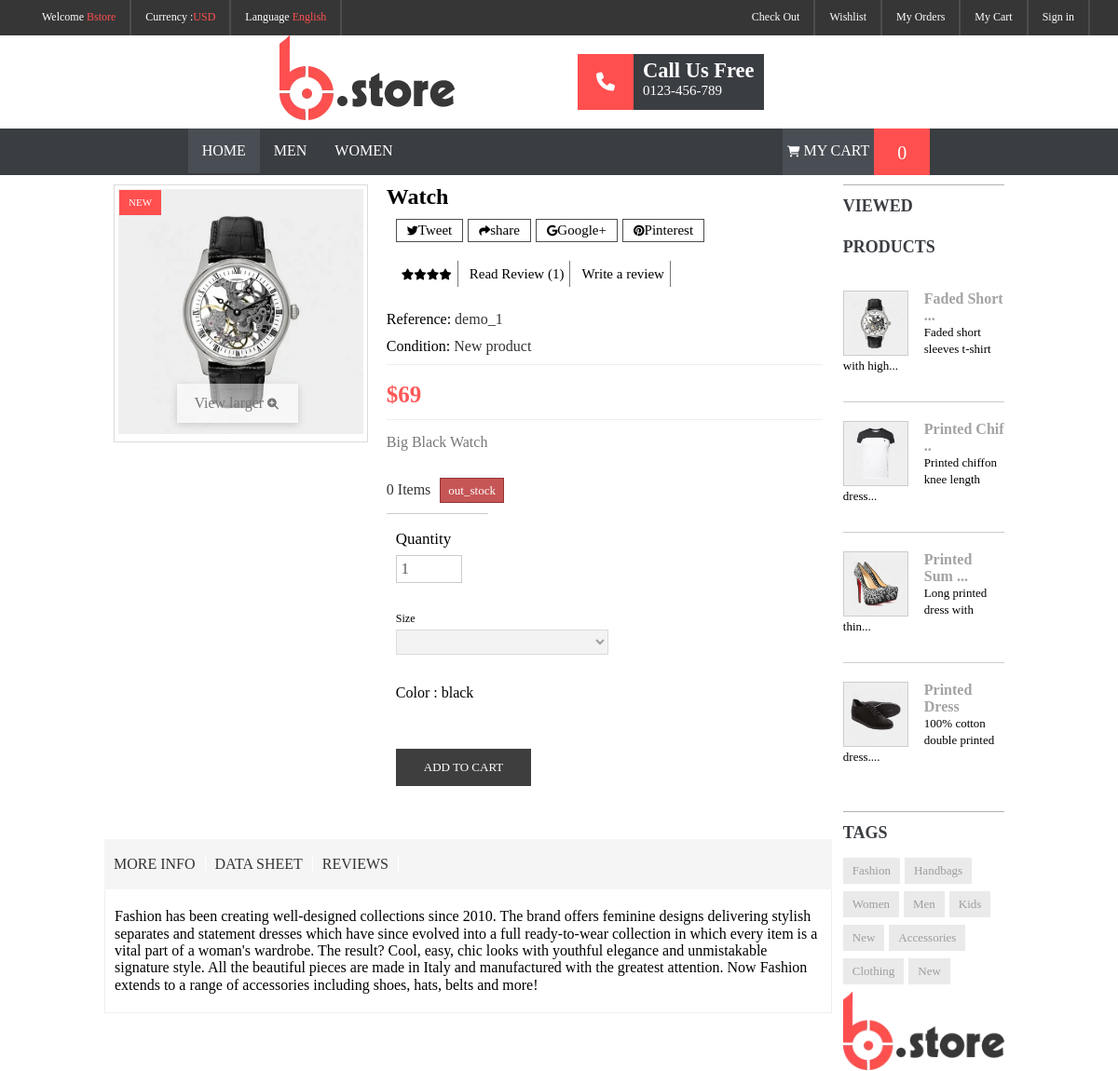
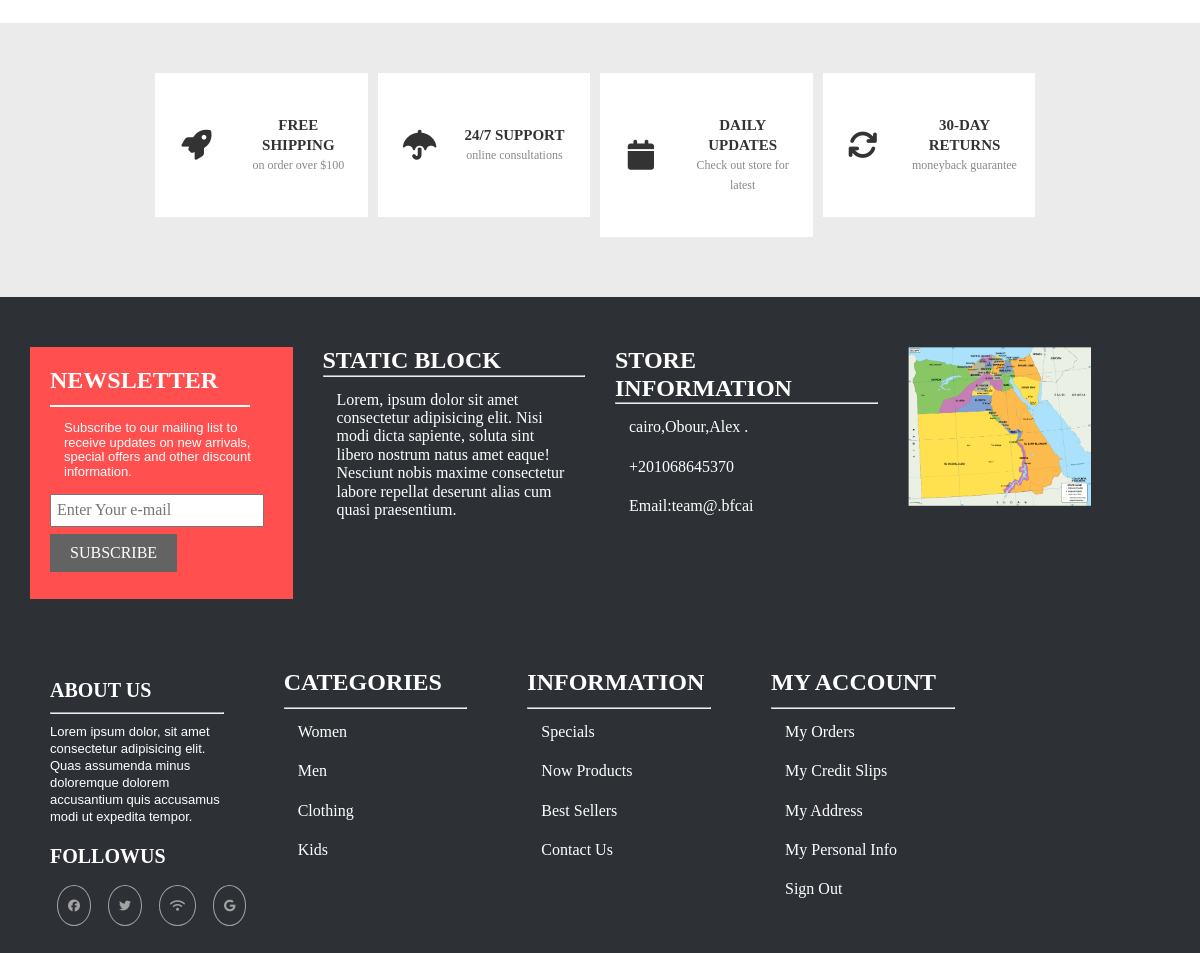
The app's page /sin_pro/single_pro.php?id=16 with its own data (2 pictures, top to bottom).
### tables this page shows
CREATE TABLE `products` (
  `product_id` int NOT NULL,
  `name` varchar(100) NOT NULL,
  `description` varchar(200) NOT NULL,
  `total_qty` int NOT NULL,
  `price` int NOT NULL,
  `color` varchar(50) NOT NULL,
  `image` varchar(150) NOT NULL,
  `category_id` int DEFAULT NULL,
  `small_qty` int NOT NULL,
  `medium_qty` int NOT NULL,
  `large_qty` int NOT NULL,
  `status` varchar(30) NOT NULL
);

### help.php (called while the page is built, shortened)
<?php
class help
{
  private static $conn;
  public function __construct()
  {
    $conn = new Connection();
    self::$conn = $conn->getConnection();
  }
  public function read_by_id($id)
  {
    try {
      $sql = "SELECT * FROM products WHERE product_id = $id";
      $rows = self::$conn->prepare($sql);
      $rows->execute();
      $results = $rows->fetchAll(PDO::FETCH_ASSOC);
      return $results;
    } catch (PDOException $e) {
      echo "Error read by id help function " . $e->getMessage();
    }
  }
}

### Connection.php (called while the page is built, shortened)
<?php
class Connection
{
  private static $conn = null;
  private $host = "localhost";
  private $db = "clothing_store";
  private $username = "root";
  private $password = "";
  public function __construct()
  {
    try {
      self::$conn = new PDO("mysql:host=$this->host;dbname=$this->db", $this->username, $this->password);
      self::$conn->setAttribute(PDO::ATTR_ERRMODE, PDO::ERRMODE_EXCEPTION);
    } catch (PDOException $e) {
      die($e->getMessage());
    }
  }
  public function getConnection()
  {
    return self::$conn;
  }
}

### sin_pro/single_pro.php (the view, shortened to what this page needs)
<?php
require_once "../Connection.php";
require_once "../help.php";
$crud = new help();
if ($_GET)
  $rows = $crud->read_by_id($_GET['id']);
else
  header("location:../homepage/index.php");
$row = $rows[0];
?>
<!DOCTYPE html>
<html lang="en">
<head>
  <link rel="stylesheet" href="css/all.min.css">
  <link rel="stylesheet" href="https://cdnjs.cloudflare.com/ajax/libs/font-awesome/6.5.1/css/all.min.css">
  <link rel="stylesheet" href="css/nrmalize.css">
  <link rel="stylesheet" href="css/master.css?v=<?php echo time(); ?>">
  <link rel="stylesheet" href="../assets/hope.css?v=<?php echo time(); ?>">
</head>
<body>
  <?php require_once "../assets/header.php"; ?>
  <div class="container">
    <div class="page">
      <div class="left">
        <div class="le">
          <div class="s_p_image">
            <img src="<?php echo "../admin_panel/products/" . $row['image']; ?>" alt="single-product-image">
            <a class="new" href="#">new</a>
            <a class="fancybox" href=""><span class="large-btn">View larger <i class="fa fa-search-plus"></i></span></a>
          </div>
        </div>
        <div class="ri">
          <h2 id="h"><?php echo $row['name']; ?></h2>
          <div class="media">
            <ul id="u1">
              <li><a href="#"><i class="fa-brands fa-twitter"></i>Tweet</a></li>
              <li><a href="#"><i class="fa fa-share"></i>share</a></li>
              <li><a href="#"><i class="fa-brands fa-google"></i>Google+</a></li>
              <li><a href="#"><i class="fa-brands fa-pinterest"></i>Pinterest</a></li>
            </ul>
          </div>
          <div class="writeview">
            <ul id="u1">
              <li><a href=""><i class="fa fa-star"></i><i class="fa fa-star"></i><i class="fa fa-star"></i><i
                    class="fa fa-star"></i></a></li>
              <li><a href="#">Read Review (1)</a></li>
              <li><a href="#">Write a review</a></li>
            </ul>
          </div>
          <div class="referance">
            <p>Reference: <span>demo_1</span></p>
            <p>Condition: <span>New product</span></p>
          </div>
          <div class="salary">
            <h2>$<?php echo $row['price']; ?></h2>
          </div>
          <div class="desc">
            <p><?php echo $row['description']; ?></p>
            <div class="sto <?php echo ($row['status'] == "out_stock") ? "out" : ""; ?>">
              <p><?php echo $row['total_qty']; ?> Items<span><?php echo $row['status']; ?></span></p>
            </div>
          </div>
          <div class="quantity">
            <p id="q">Quantity</p>
            <div class="cart_qu">
              <div class="count">
                <input class="area1" id="product-qty" type="number" name="qtybutton" style="width:80%;" min=0
                  max='<?php echo $row['total_qty']; ?>' <?php echo ($row['total_qty']) ? "" : "disabled"; ?> value=1>
              </div>
            </div>
          </div>
          <div class="size">
            <p class="s">Size </p>
            <select name="product-size" id="product-size"
              <?php echo ($row['status'] == "out_stock") ? "disabled" : ""; ?>>
            </select>
          </div>
          <div class="color">
            <p class="c">Color : <?php echo $row['color']; ?></p>
          </div>
          <div class="add-cart">
            <a class="add" id="<?php echo ($row['status'] == "out_stock") ? "" : "addTocart"; ?>"
              title="Add to cart">Add to cart</a>
          </div>
        </div>
        <div class="un_le">
          <ul class="more-info">
            <li class="active"><a href="#" data-bs-toggle="tab">more info</a></li>
            <li class="active"><a href="#" data-bs-toggle="tab">data sheet</a></li>
            <li><a href="#" data-bs-toggle="tab">reviews</a></li>
          </ul>
          <div class="tab-content">
            <p>Fashion has been creating well-designed collections since 2010. The brand
              offers feminine designs delivering stylish separates and statement
              dresses which have since evolved into a full ready-to-wear collection in
              which every item is a vital part of a woman's wardrobe. The result?
              Cool, easy, chic looks with youthful elegance and unmistakable signature
              style. All the beautiful pieces are made in Italy and manufactured with
              the greatest attention. Now Fashion extends to a range of accessories
              including shoes, hats, belts and more!</p>
          </div>
        </div>
      </div>
      <div class="right">
        <div class="first">
          <h2 class="view-pro">Viewed products</h2>
          <ul>
            <li>
              <a class="double" href="#"><img src="../admin_panel/products/1.webp" alt=""></a>
              <div class="r-sidebar-pro-content">
                <h5><a href="#">Faded Short ...</a></h5>
                <p>Faded short sleeves t-shirt with high...</p>
              </div>
            </li>
            <li>
              <a class="double" href="#"><img src="../admin_panel/products/2.webp" alt=""></a>
              <div class="r-sidebar-pro-content">
                <h5><a href="#">Printed Chif ..</a></h5>
                <p>Printed chiffon knee length dress...</p>
              </div>
            </li>
            <li>
              <a class="double" href="#"><img src="../admin_panel/products/3.webp" alt=""></a>
              <div class="r-sidebar-pro-content">
                <h5><a href="#">Printed Sum ...</a></h5>
                <p>Long printed dress with thin...</p>
              </div>
            </li>
            <li>
              <a class="double" href="#"><img src="../admin_panel/products/4.webp" alt=""></a>
              <div class="r-sidebar-pro-content">
                <h5><a href="#">Printed Dress </a></h5>
                <p>100% cotton double printed dress....</p>
              </div>
            </li>
          </ul>
        </div>
        <div class="second">
          <h2 class="view-pro">Tags</h2>
          <div class="tags">
            <a href="#">fashion</a>
            <a href="#">handbags</a>
            <a href="#">women</a>
            <a href="#">men</a>
            <a href="#">kids</a>
            <a href="#">New</a>
            <a href="#">Accessories</a>
            <a href="#">clothing</a>
            <a href="#">New</a>
          </div>
        </div>
        <div class="third">
          <div class="slider-right zoom-img">
            <a href="#"><img class="img-responsive" src="images/logo.webp" alt="sidebar left"></a>
          </div>
        </div>
      </div>
    </div>
  </div>
  <section class="company-facality">
    <div class="container">
      <div class="facality-row">
        <div class="col-lg-3 col-sm-6">
          <div class="single-facality">
            <div class="facality-icon">
              <i class="fa fa-rocket"></i>
            </div>
            <div class="facality-text">
              <h3 class="facality-heading-text">FREE SHIPPING</h3>
              <span>on order over $100</span>
            </div>
          </div>
        </div>
        <div class="col-lg-3 col-sm-6">
          <div class="single-facality">
            <div class="facality-icon">
              <i class="fa fa-umbrella"></i>
            </div>
            <div class="facality-text">
              <h3 class="facality-heading-text">24/7 SUPPORT</h3>
              <span>online consultations</span>
            </div>
          </div>
        </div>
        <div class="col-lg-3 col-sm-6">
          <div class="single-facality">
            <div class="facality-icon">
              <i class="fa fa-calendar"></i>
            </div>
            <div class="facality-text">
              <h3 class="facality-heading-text">DAILY UPDATES</h3>
              <span>Check out store for latest</span>
            </div>
          </div>
        </div>
        <div class="col-lg-3 col-sm-6">
          <div class="single-facality">
            <div class="facality-icon">
              <i class="fa fa-refresh"></i>
            </div>
            <div class="facality-text">
              <h3 class="facality-heading-text">30-DAY RETURNS</h3>
              <span>moneyback guarantee</span>
            </div>
          </div>
        </div>
      </div>
    </div>
  </section>
  <?php require_once "../assets/footer.php"; ?>
</body>
</html>

### sin_pro/css/nrmalize.css (style rules this page uses)
html { line-height: 1.15; -webkit-text-size-adjust: 100%; }
body { margin: 0; }
a { background-color: transparent; }
img { border-style: none; }
button, input, optgroup, select, textarea { font-family: inherit; font-size: 100%; line-height: 1.15; margin: 0; }
button, input { overflow: visible; }
button, select { text-transform: none; }

### assets/hope.css (style rules this page uses)
* { margin: 0; padding: 0; box-sizing: border-box; }
ul { list-style: none; }
.container { padding-left: 15px; padding-right: 15px; margin-left: auto; margin-right: auto; }
img { overflow-clip-margin: content-box; overflow: clip; }
@media (min-width: 768px) { .container { width: 750px; } }
@media (min-width: 992px) { .container { width: 970px; } }
@media (min-width: 1200px) { .container { width: 1170px; } }

### records on screen
products: image (picture), name "Watch", price "69", description "Big Black Watch", total_qty "0", status "out_stock", qtybutton "1", color "black"
